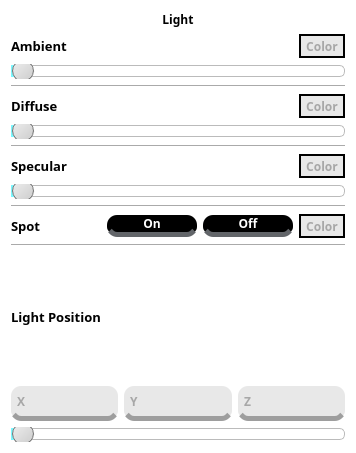
<?xml version="1.0" encoding="UTF-8"?>
<ui version="4.0">
 <class>LightWidgetForm</class>
 <widget class="QWidget" name="LightWidgetForm">
  <property name="geometry">
   <rect>
    <x>0</x>
    <y>0</y>
    <width>356</width>
    <height>453</height>
   </rect>
  </property>
  <property name="sizePolicy">
   <sizepolicy hsizetype="Maximum" vsizetype="Maximum">
    <horstretch>0</horstretch>
    <verstretch>0</verstretch>
   </sizepolicy>
  </property>
  <property name="windowTitle">
   <string>Form</string>
  </property>
  <property name="styleSheet">
   <string notr="true">background-color:rgb(255, 255, 255)</string>
  </property>
  <layout class="QGridLayout" name="gridLayout">
   <item row="0" column="0">
    <layout class="QVBoxLayout" name="verticalLayout_7" stretch="0,1">
     <item>
      <widget class="QLabel" name="label_6">
       <property name="font">
        <font>
         <family>Arial Black</family>
         <weight>75</weight>
         <bold>true</bold>
        </font>
       </property>
       <property name="text">
        <string>Light</string>
       </property>
       <property name="alignment">
        <set>Qt::AlignCenter</set>
       </property>
      </widget>
     </item>
     <item>
      <layout class="QVBoxLayout" name="verticalLayout_6">
       <item>
        <layout class="QVBoxLayout" name="verticalLayout">
         <item>
          <layout class="QHBoxLayout" name="horizontalLayout">
           <item>
            <widget class="QLabel" name="label">
             <property name="font">
              <font>
               <family>Arial Black</family>
               <pointsize>10</pointsize>
               <weight>75</weight>
               <bold>true</bold>
              </font>
             </property>
             <property name="text">
              <string>Ambient</string>
             </property>
            </widget>
           </item>
           <item>
            <widget class="QToolButton" name="AmbientColorButton">
             <property name="font">
              <font>
               <family>Arial Black</family>
               <weight>75</weight>
               <bold>true</bold>
              </font>
             </property>
             <property name="styleSheet">
              <string notr="true">QToolButton
{
     background-color:rgb(232, 232, 232);
    color: #a7a7a7;
    border-radius: 15px;
	border: 2px solid rgb(0, 0, 0)
}

QToolButton:pressed
{
            color: rgb(255, 102, 0);
             border-radius: 10px;
             background: 0 0;
               border: 1px solid #000;
       		/*   font-size: px;*/ 
                /*    line-height: 1.5;*/
                 /*   padding: 12px 15px;*/
                   /* white-space: nowrap;*/              
                
}
</string>
             </property>
             <property name="text">
              <string>Color</string>
             </property>
             <property name="icon">
              <iconset>
               <normaloff>../../Users/KOSA/Desktop/image/LightColor.png</normaloff>../../Users/KOSA/Desktop/image/LightColor.png</iconset>
             </property>
             <property name="toolButtonStyle">
              <enum>Qt::ToolButtonTextUnderIcon</enum>
             </property>
             <property name="arrowType">
              <enum>Qt::NoArrow</enum>
             </property>
            </widget>
           </item>
          </layout>
         </item>
         <item>
          <widget class="QSlider" name="AmbientSlider">
           <property name="styleSheet">
            <string notr="true">QSlider::groove:horizontal {
    border: 1px solid #bbb;
    background: white;
    height: 10px;
    border-radius: 5px;
}

QSlider::handle:horizontal {
    background: qlineargradient(x1:0, y1:0, x2:1, y2:1, stop:0 #eee, stop:1 #ccc);
    border: 1px solid #777;
    width: 20px;
    margin: -5px 0;
    border-radius: 10px;
}
QSlider::sub-page:horizontal {
    background: rgb(123, 248, 255);
}</string>
           </property>
           <property name="orientation">
            <enum>Qt::Horizontal</enum>
           </property>
          </widget>
         </item>
        </layout>
       </item>
       <item>
        <widget class="Line" name="line">
         <property name="orientation">
          <enum>Qt::Horizontal</enum>
         </property>
        </widget>
       </item>
       <item>
        <layout class="QVBoxLayout" name="verticalLayout_2">
         <item>
          <layout class="QHBoxLayout" name="horizontalLayout_2">
           <item>
            <widget class="QLabel" name="label_2">
             <property name="font">
              <font>
               <family>Arial Black</family>
               <pointsize>10</pointsize>
               <weight>75</weight>
               <bold>true</bold>
              </font>
             </property>
             <property name="text">
              <string>Diffuse</string>
             </property>
            </widget>
           </item>
           <item>
            <widget class="QToolButton" name="DiffuseColorButton">
             <property name="font">
              <font>
               <family>Arial Black</family>
               <weight>75</weight>
               <bold>true</bold>
              </font>
             </property>
             <property name="styleSheet">
              <string notr="true">QToolButton
{
     background-color:rgb(232, 232, 232);
    color: #a7a7a7;
    border-radius: 15px;
	border: 2px solid rgb(0, 0, 0)
}

QToolButton:pressed
{
            color: rgb(255, 85, 127);
             border-radius: 10px;
             background: 0 0;
               border: 1px solid #000;  
                
}
</string>
             </property>
             <property name="text">
              <string>Color</string>
             </property>
             <property name="icon">
              <iconset>
               <normaloff>../../Users/KOSA/Desktop/image/LightColor.png</normaloff>../../Users/KOSA/Desktop/image/LightColor.png</iconset>
             </property>
             <property name="toolButtonStyle">
              <enum>Qt::ToolButtonTextUnderIcon</enum>
             </property>
             <property name="arrowType">
              <enum>Qt::NoArrow</enum>
             </property>
            </widget>
           </item>
          </layout>
         </item>
         <item>
          <widget class="QSlider" name="DiffuseSlider">
           <property name="styleSheet">
            <string notr="true">QSlider::groove:horizontal {
    border: 1px solid #bbb;
    background: white;
    height: 10px;
    border-radius: 5px;
}

QSlider::handle:horizontal {
    background: qlineargradient(x1:0, y1:0, x2:1, y2:1, stop:0 #eee, stop:1 #ccc);
    border: 1px solid #777;
    width: 20px;
    margin: -5px 0;
    border-radius: 10px;
}
QSlider::sub-page:horizontal {
    background: rgb(123, 248, 255);
}</string>
           </property>
           <property name="orientation">
            <enum>Qt::Horizontal</enum>
           </property>
          </widget>
         </item>
        </layout>
       </item>
       <item>
        <widget class="Line" name="line_2">
         <property name="orientation">
          <enum>Qt::Horizontal</enum>
         </property>
        </widget>
       </item>
       <item>
        <layout class="QVBoxLayout" name="verticalLayout_3">
         <item>
          <layout class="QHBoxLayout" name="horizontalLayout_3">
           <item>
            <widget class="QLabel" name="label_3">
             <property name="font">
              <font>
               <family>Arial Black</family>
               <pointsize>10</pointsize>
               <weight>75</weight>
               <bold>true</bold>
              </font>
             </property>
             <property name="text">
              <string>Specular</string>
             </property>
            </widget>
           </item>
           <item>
            <widget class="QToolButton" name="SpecularColorButton">
             <property name="font">
              <font>
               <family>Arial Black</family>
               <weight>75</weight>
               <bold>true</bold>
              </font>
             </property>
             <property name="styleSheet">
              <string notr="true">QToolButton
{
     background-color:rgb(232, 232, 232);
    color: #a7a7a7;
    border-radius: 15px;
	border: 2px solid rgb(0, 0, 0)
}

QToolButton:pressed
{
            color: rgb(85, 170, 127);
             border-radius: 10px;
             background: 0 0;
               border: 1px solid #000;  
                
}
</string>
             </property>
             <property name="text">
              <string>Color</string>
             </property>
             <property name="icon">
              <iconset>
               <normaloff>../../Users/KOSA/Desktop/image/LightColor.png</normaloff>../../Users/KOSA/Desktop/image/LightColor.png</iconset>
             </property>
             <property name="toolButtonStyle">
              <enum>Qt::ToolButtonTextUnderIcon</enum>
             </property>
             <property name="arrowType">
              <enum>Qt::NoArrow</enum>
             </property>
            </widget>
           </item>
          </layout>
         </item>
         <item>
          <widget class="QSlider" name="SpecularSlider">
           <property name="styleSheet">
            <string notr="true">QSlider::groove:horizontal {
    border: 1px solid #bbb;
    background: white;
    height: 10px;
    border-radius: 5px;
}

QSlider::handle:horizontal {
    background: qlineargradient(x1:0, y1:0, x2:1, y2:1, stop:0 #eee, stop:1 #ccc);
    border: 1px solid #777;
    width: 20px;
    margin: -5px 0;
    border-radius: 10px;
}
QSlider::sub-page:horizontal {
    background: rgb(123, 248, 255);
}</string>
           </property>
           <property name="orientation">
            <enum>Qt::Horizontal</enum>
           </property>
          </widget>
         </item>
        </layout>
       </item>
       <item>
        <widget class="Line" name="line_3">
         <property name="orientation">
          <enum>Qt::Horizontal</enum>
         </property>
        </widget>
       </item>
       <item>
        <layout class="QVBoxLayout" name="verticalLayout_4">
         <item>
          <layout class="QHBoxLayout" name="horizontalLayout_4">
           <item>
            <widget class="QLabel" name="label_4">
             <property name="font">
              <font>
               <family>Arial Black</family>
               <pointsize>10</pointsize>
               <weight>75</weight>
               <bold>true</bold>
              </font>
             </property>
             <property name="text">
              <string>Spot</string>
             </property>
            </widget>
           </item>
           <item>
            <widget class="QPushButton" name="OnPushButton">
             <property name="font">
              <font>
               <family>Arial Black</family>
               <weight>75</weight>
               <bold>true</bold>
              </font>
             </property>
             <property name="styleSheet">
              <string notr="true">QPushButton
{
   color:white;
   background-color: rgb(0, 0, 0);
    border-bottom:5px solid #626569;

   border-radius:10px;
}
QPushButton:hover
{
   color:white;
   background-color: #1f75d9;
    border-bottom:5px solid #165195;
   border-radius:10px;
}
</string>
             </property>
             <property name="text">
              <string>On</string>
             </property>
            </widget>
           </item>
           <item>
            <widget class="QPushButton" name="OffPushButton">
             <property name="font">
              <font>
               <family>Arial Black</family>
               <weight>75</weight>
               <bold>true</bold>
              </font>
             </property>
             <property name="styleSheet">
              <string notr="true">QPushButton
{
   color:white;
   background-color: rgb(0, 0, 0);
    border-bottom:5px solid #626569;

   border-radius:10px;
}

QPushButton:hover
{
   color:white;
   background-color: rgb(255, 44, 107);
    border-bottom:5px solid rgb(255, 14, 50);
   border-radius:10px;
}</string>
             </property>
             <property name="text">
              <string>Off</string>
             </property>
            </widget>
           </item>
           <item>
            <widget class="QToolButton" name="SpotColorButton">
             <property name="font">
              <font>
               <family>Arial Black</family>
               <weight>75</weight>
               <bold>true</bold>
              </font>
             </property>
             <property name="styleSheet">
              <string notr="true">QToolButton
{
     background-color:rgb(232, 232, 232);
    color: #a7a7a7;
    border-radius: 15px;
	border: 2px solid rgb(0, 0, 0)
}

QToolButton:pressed
{
            color: rgb(85, 170, 255);
             border-radius: 10px;
             background: 0 0;
               border: 1px solid #000;  
                
}
</string>
             </property>
             <property name="text">
              <string>Color</string>
             </property>
             <property name="icon">
              <iconset>
               <normaloff>../../Users/KOSA/Desktop/image/LightColor.png</normaloff>../../Users/KOSA/Desktop/image/LightColor.png</iconset>
             </property>
             <property name="toolButtonStyle">
              <enum>Qt::ToolButtonTextUnderIcon</enum>
             </property>
             <property name="arrowType">
              <enum>Qt::NoArrow</enum>
             </property>
            </widget>
           </item>
          </layout>
         </item>
        </layout>
       </item>
       <item>
        <layout class="QVBoxLayout" name="verticalLayout_5">
         <item>
          <widget class="Line" name="line_4">
           <property name="orientation">
            <enum>Qt::Horizontal</enum>
           </property>
          </widget>
         </item>
         <item>
          <widget class="QLabel" name="label_5">
           <property name="font">
            <font>
             <family>Arial Black</family>
             <pointsize>10</pointsize>
             <weight>75</weight>
             <bold>true</bold>
            </font>
           </property>
           <property name="text">
            <string>Light Position</string>
           </property>
          </widget>
         </item>
         <item>
          <layout class="QHBoxLayout" name="horizontalLayout_5">
           <item>
            <widget class="QRadioButton" name="XradioButton">
             <property name="font">
              <font>
               <family>Arial Black</family>
               <weight>75</weight>
               <bold>true</bold>
              </font>
             </property>
             <property name="styleSheet">
              <string notr="true">QRadioButton
{
    background-color:rgb(232, 232, 232);
    color: #a7a7a7;
   width: 100px;
    height: 30px;
	 border-radius: 10px;
 		border-bottom:5px solid rgb(158, 158, 158);
}

QRadioButton::indicator 
{
    background-color: ff3399;
    border-style: outset;
    width: 0px;
    height: 0px;
}

QRadioButton::checked {
   background:rgb(255, 0, 0);
   color:#fff;
   border-bottom:rgb(0, 145, 0);
border-bottom:5px solid rgb(255, 172, 5);
}

QRadioButton::hover {
  background:rgb(255, 0, 0);
 color:#fff;
 border-bottom:5px solid rgb(255, 172, 5);
}

</string>
             </property>
             <property name="text">
              <string>X</string>
             </property>
            </widget>
           </item>
           <item>
            <widget class="QRadioButton" name="YradioButton">
             <property name="font">
              <font>
               <family>Arial Black</family>
               <weight>75</weight>
               <bold>true</bold>
              </font>
             </property>
             <property name="styleSheet">
              <string notr="true">QRadioButton
{
    background-color:rgb(232, 232, 232);
    color: #a7a7a7;
   width: 100px;
    height: 30px;
 	border-radius: 10px;
	border-bottom:5px solid rgb(158, 158, 158);
}

QRadioButton::indicator 
{
    background-color: ff3399;
    border-style: outset;
    width: 0px;
    height: 0px;
}

QRadioButton::checked {
   background:rgb(0, 170, 0);
 color:#fff;
	border-bottom:5px solid rgb(97, 255, 61);
}

QRadioButton::hover {
   background:rgb(0, 170, 0);
 color:#fff;
	border-bottom:5px solid rgb(97, 255, 61);
}</string>
             </property>
             <property name="text">
              <string>Y</string>
             </property>
            </widget>
           </item>
           <item>
            <widget class="QRadioButton" name="ZradioButton">
             <property name="font">
              <font>
               <family>Arial Black</family>
               <weight>75</weight>
               <bold>true</bold>
              </font>
             </property>
             <property name="styleSheet">
              <string notr="true">QRadioButton
{
    background-color:rgb(232, 232, 232);
    color: #a7a7a7;
   width: 100px;
    height: 30px;
 	border-radius: 10px;
	border-bottom:5px solid rgb(158, 158, 158);
}

QRadioButton::indicator 
{
    background-color: ff3399;
    border-style: outset;
    width: 0px;
    height: 0px;
}

QRadioButton::checked {
   background:rgb(30, 165, 255) ;
 color:#fff;
	border-bottom:5px solid rgb(84, 201, 255);
}

QRadioButton::hover {
  background:rgb(30, 165, 255) ;
 color:#fff;
border-bottom:5px solid rgb(84, 201, 255);
}</string>
             </property>
             <property name="text">
              <string>Z</string>
             </property>
            </widget>
           </item>
          </layout>
         </item>
         <item>
          <widget class="QSlider" name="IntensityLightSlider">
           <property name="styleSheet">
            <string notr="true">QSlider::groove:horizontal {
    border: 1px solid #bbb;
    background: white;
    height: 10px;
    border-radius: 5px;
}

QSlider::handle:horizontal {
    background: qlineargradient(x1:0, y1:0, x2:1, y2:1, stop:0 #eee, stop:1 #ccc);
    border: 1px solid #777;
    width: 20px;
    margin: -5px 0;
    border-radius: 10px;
}
QSlider::sub-page:horizontal {
    background: rgb(123, 248, 255);
}</string>
           </property>
           <property name="orientation">
            <enum>Qt::Horizontal</enum>
           </property>
          </widget>
         </item>
        </layout>
       </item>
      </layout>
     </item>
    </layout>
   </item>
  </layout>
 </widget>
 <resources/>
 <connections/>
</ui>
